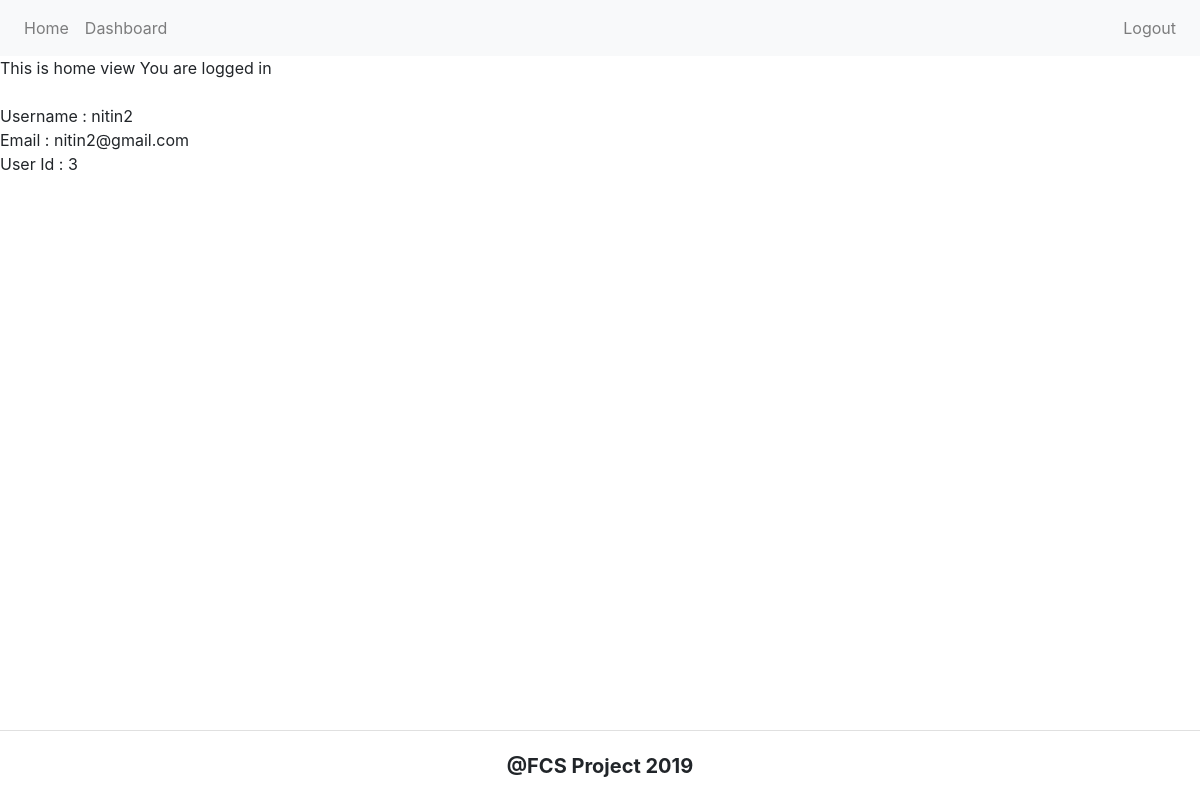
The app's page / (signed in) with its own data.
### account/models.py (models this page shows, shortened)
class Account(AbstractBaseUser):
	email = models.EmailField(verbose_name="email", max_length=60, unique=True)
	username = models.CharField(verbose_name="username", max_length=30, unique=True)
	first_name = models.CharField(verbose_name="first name", max_length=30)
	last_name = models.CharField(verbose_name="last name", max_length=30)
	phone_no = models.CharField(verbose_name="phone number", max_length=10, unique=True)
	date_joined = models.DateTimeField(verbose_name="data joined", auto_now_add=True)
	last_login = models.DateTimeField(verbose_name="last login", auto_now=True)
	is_admin = models.BooleanField(default=False)
	is_active = models.BooleanField(default=True)
	is_staff = models.BooleanField(default=False)
	is_superuser = models.BooleanField(default=False)
	is_casual_user = models.BooleanField(default=True)
	is_premium_user = models.BooleanField(default=False)
	is_commercial_user = models.BooleanField(default=False)
	is_verified = models.BooleanField(default=False)
	premium_type = models.IntegerField(default=0, verbose_name="premium_type")
	USERNAME_FIELD = 'email'
	REQUIRED_FIELDS = ['username', 'first_name', 'last_name', 'phone_no']
	objects = MyAccountManager()
	def __str__(self):
		return self.email

### home/views.py (the view)
# urls.py: url(r'^$', home_view, name="home"),
def home_view(request):
	random_text = "This is home view"
	args = {
		'random_text' : random_text
	}
	return render(request, 'home.html', args)

### home/templates/home.html
{% extends 'home/base.html' %}
{% block content %}
	{{ random_text }}
	{% if request.user.is_authenticated %}
		You are logged in <br><br>
		Username : {{ request.user.username }} <br>
		Email : {{ request.user }} <br>
		User Id : {{ request.user.id }} <br>
	{% endif %}
{% endblock %}

### records on screen
Account: user.username "nitin2", user "nitin2@gmail.com", user.id "3"

### other values on screen
{{ random_text }} "This is home view"
